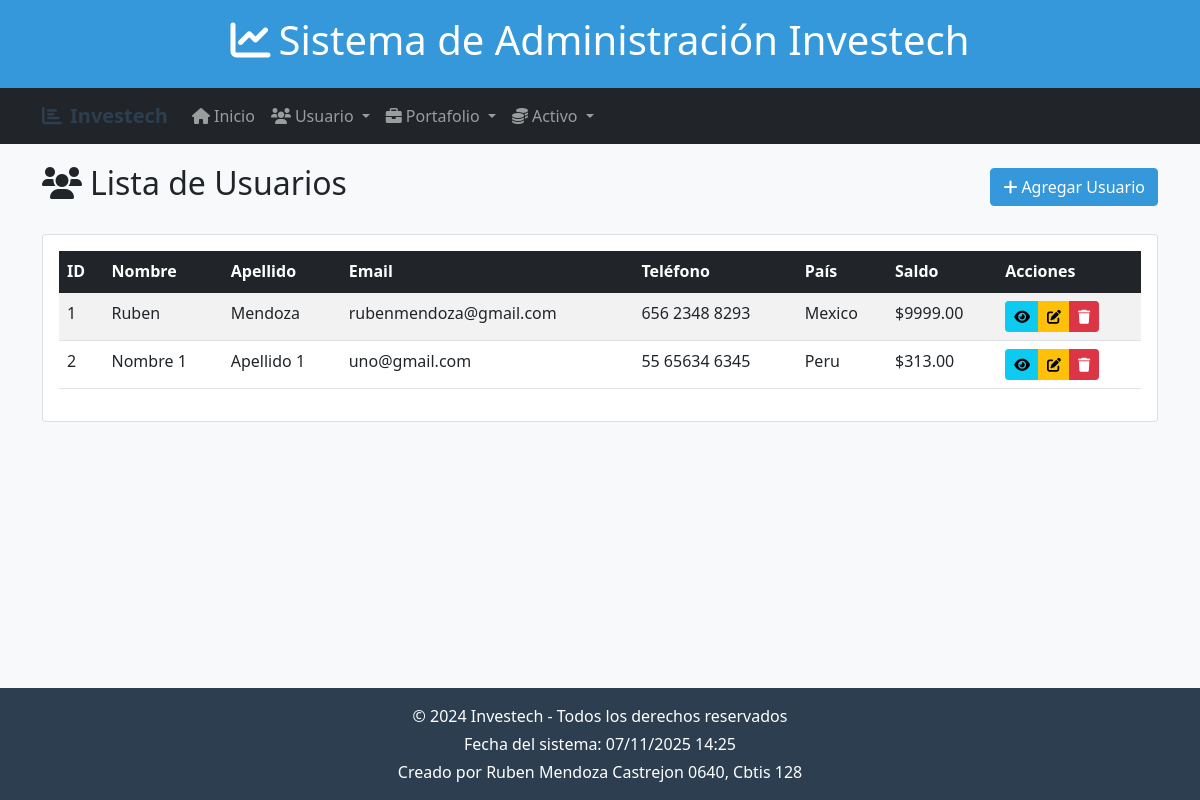
Screenshot of /usuarios/ with the database file from the repository.
### app_investech/models.py (models this page shows, shortened)
class Usuario(models.Model):
    nombre = models.CharField(max_length=100)
    apellido = models.CharField(max_length=100)
    email = models.EmailField(unique=True)
    telefono = models.CharField(max_length=20, blank=True, null=True)
    fecha_registro = models.DateTimeField(auto_now_add=True)
    pais = models.CharField(max_length=50)
    saldo_disponible = models.DecimalField(max_digits=12, decimal_places=2, default=0.00)

### app_investech/views.py (the view)
# urls.py: path('usuarios/', views.inicio_usuario, name='inicio_usuario'),
def inicio_usuario(request):
    usuarios = Usuario.objects.all()
    return render(request, 'usuario/ver_usuario.html', {'usuarios': usuarios})

### app_investech/templates/usuario/ver_usuario.html (shortened to what this page needs)
{% extends 'base.html' %}
{% block content %}
<div class="d-flex justify-content-between align-items-center mb-4">
    <h2><i class="fas fa-users me-2"></i>Lista de Usuarios</h2>
    <a href="{% url 'agregar_usuario' %}" class="btn btn-primary">
        <i class="fas fa-plus me-1"></i>Agregar Usuario
    </a>
</div>
<div class="card">
    <div class="card-body">
        {% if usuarios %}
        <div class="table-responsive">
            <table class="table table-striped table-hover">
                <thead class="table-dark">
                    <tr>
                        <th>ID</th>
                        <th>Nombre</th>
                        <th>Apellido</th>
                        <th>Email</th>
                        <th>Teléfono</th>
                        <th>País</th>
                        <th>Saldo</th>
                        <th>Acciones</th>
                    </tr>
                </thead>
                <tbody>
                    {% for usuario in usuarios %}
                    <tr>
                        <td>{{ usuario.id }}</td>
                        <td>{{ usuario.nombre }}</td>
                        <td>{{ usuario.apellido }}</td>
                        <td>{{ usuario.email }}</td>
                        <td>{{ usuario.telefono|default:"-" }}</td>
                        <td>{{ usuario.pais }}</td>
                        <td>${{ usuario.saldo_disponible }}</td>
                        <td>
                            <div class="btn-group btn-group-sm">
                                <a href="#" class="btn btn-info" title="Ver">
                                    <i class="fas fa-eye"></i>
                                </a>
                                <a href="{% url 'actualizar_usuario' usuario.id %}" class="btn btn-warning" title="Editar">
                                    <i class="fas fa-edit"></i>
                                </a>
                                <a href="{% url 'borrar_usuario' usuario.id %}" class="btn btn-danger" title="Borrar">
                                    <i class="fas fa-trash"></i>
                                </a>
                            </div>
                        </td>
                    </tr>
                    {% endfor %}
                </tbody>
            </table>
        </div>
        {% endif %}
    </div>
</div>
{% endblock %}

### app_investech/templates/base.html (style rules this page uses)
body { background-color: #f8f9fa; min-height: 100vh; display: flex; flex-direction: column; }
.btn-primary { background-color: #3498db; border-color: #3498db; }

### rows the page displays
Usuario: id "1", nombre "Ruben", apellido "Mendoza", email "rubenmendoza@gmail.com", telefono "656 2348 8293", pais "Mexico", saldo_disponible "9999.00"
Usuario: id "2", nombre "Nombre 1", apellido "Apellido 1", email "uno@gmail.com", telefono "55 65634 6345", pais "Peru", saldo_disponible "313.00"
